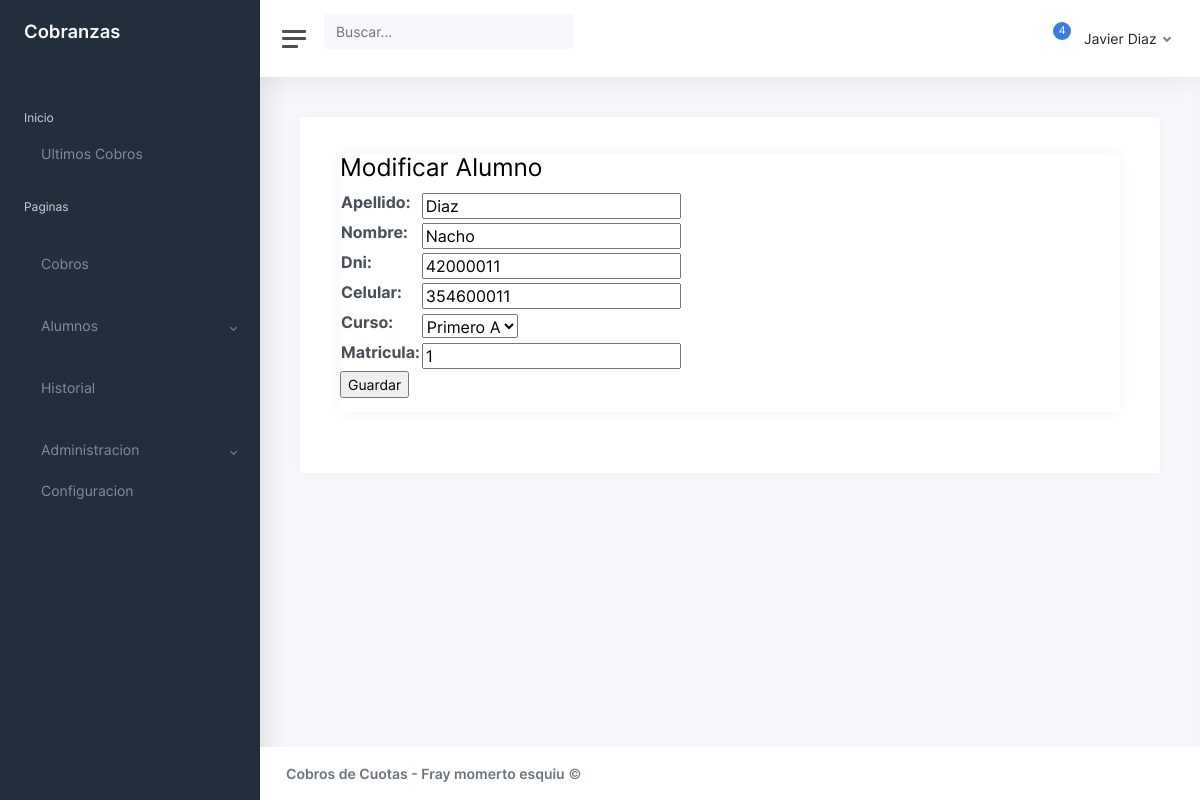
Page /modificar-alumno/5 on the committed database.
### Sistema/models.py (models this page shows, shortened)
class Alumno(models.Model):
    nombre = models.CharField(max_length=20, null=True)
    apellido = models.CharField(max_length=20, null=True)
    celular = models.CharField(max_length=20, null=True)
    dni = models.CharField(max_length=20, unique=True, null=True)
    matricula = models.CharField(max_length=20, unique=True, null=True)
    curso = models.ForeignKey(Curso, on_delete=models.CASCADE, null=False, blank=False)
    oculto = models.BooleanField(default=False)

class Curso(models.Model):
    nombre = models.CharField(max_length=15, null=False, blank=False)
    division = models.CharField(max_length=5, unique=True, null=True)
    def __str__(self):
        return self.nombre + ' ' + self.division

### Sistema/views.py (the view)
# urls.py: path('modificar-alumno/<int:pk>', modificar_alumno, name="modificar_alumno"),
def modificar_alumno(request, pk):
    alumno = Alumno.objects.get(pk = pk)
    template = 'Sistema/modificar_alumno.html'
    formulario = AlumnoForm(request.POST or None, instance=alumno)
    if formulario.is_valid():
        formulario.save()
        return redirect("listado_alumnos")
    data = {
        'form':formulario
    }
    return render(request, template, data)

### Sistema/forms.py
class AlumnoForm(ModelForm):
    class Meta:
        model = Alumno
        fields = ['apellido', 'nombre', 'dni', 'celular', 'curso', 'matricula']

### Sistema/templates/Sistema/modificar_alumno.html (shortened to what this page needs)
{% extends 'Sistema/base.html' %}
{% block contenido %}
<h2>Modificar Alumno</h2>
<form method="POST">
    <table>
        {{ form.as_table }}
    </table>
    <input type="submit" value="Guardar">
</form>
{% endblock %}

### rows in the picture
Alumno: apellido "Diaz", nombre "Nacho", dni "42000011", celular "354600011", curso "Primero A", matricula "1"
